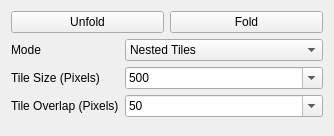
      <widget class="QWidget" name="page_8">
       <property name="geometry">
        <rect>
         <x>0</x>
         <y>0</y>
         <width>334</width>
         <height>136</height>
        </rect>
       </property>
       <attribute name="label">
        <string>Fold/Unfold Images</string>
       </attribute>
       <layout class="QVBoxLayout" name="verticalLayout_24">
        <item>
         <layout class="QGridLayout" name="gridLayout_8">
          <item row="0" column="0">
           <widget class="QPushButton" name="unfold">
            <property name="text">
             <string>Unfold</string>
            </property>
           </widget>
          </item>
          <item row="0" column="1">
           <widget class="QPushButton" name="fold">
            <property name="text">
             <string>Fold</string>
            </property>
           </widget>
          </item>
         </layout>
        </item>
        <item>
         <layout class="QFormLayout" name="formLayout_3">
          <item row="1" column="0">
           <widget class="QLabel" name="label_58">
            <property name="text">
             <string>Tile Size (Pixels)</string>
            </property>
           </widget>
          </item>
          <item row="1" column="1">
           <widget class="QComboBox" name="unfold_tile_size">
            <property name="editable">
             <bool>true</bool>
            </property>
            <property name="currentIndex">
             <number>3</number>
            </property>
            <item>
             <property name="text">
              <string>100</string>
             </property>
            </item>
            <item>
             <property name="text">
              <string>200</string>
             </property>
            </item>
            <item>
             <property name="text">
              <string>300</string>
             </property>
            </item>
            <item>
             <property name="text">
              <string>500</string>
             </property>
            </item>
            <item>
             <property name="text">
              <string>1000</string>
             </property>
            </item>
           </widget>
          </item>
          <item row="2" column="0">
           <widget class="QLabel" name="label_59">
            <property name="text">
             <string>Tile Overlap (Pixels)</string>
            </property>
           </widget>
          </item>
          <item row="2" column="1">
           <widget class="QComboBox" name="unfold_tile_overlap">
            <property name="editable">
             <bool>true</bool>
            </property>
            <property name="currentIndex">
             <number>3</number>
            </property>
            <item>
             <property name="text">
              <string>10</string>
             </property>
            </item>
            <item>
             <property name="text">
              <string>20</string>
             </property>
            </item>
            <item>
             <property name="text">
              <string>30</string>
             </property>
            </item>
            <item>
             <property name="text">
              <string>50</string>
             </property>
            </item>
            <item>
             <property name="text">
              <string>100</string>
             </property>
            </item>
           </widget>
          </item>
          <item row="0" column="0">
           <widget class="QLabel" name="label_62">
            <property name="text">
             <string>Mode</string>
            </property>
           </widget>
          </item>
          <item row="0" column="1">
           <widget class="QComboBox" name="unfold_mode">
            <item>
             <property name="text">
              <string>Nested Tiles</string>
             </property>
            </item>
            <item>
             <property name="text">
              <string>Smaller Images (Extra FOVs)</string>
             </property>
            </item>
           </widget>
          </item>
         </layout>
        </item>
        <item>
         <spacer name="verticalSpacer_22">
          <property name="orientation">
           <enum>Qt::Vertical</enum>
          </property>
          <property name="sizeHint" stdset="0">
           <size>
            <width>20</width>
            <height>40</height>
           </size>
          </property>
         </spacer>
        </item>
       </layout>
      </widget>
